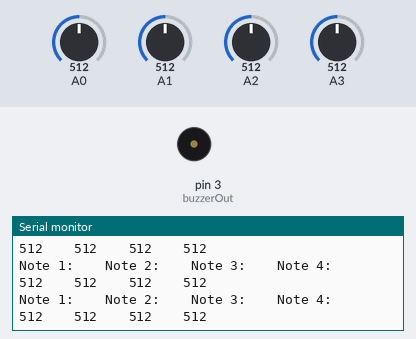
This sketch was run on a simulated Arduino Uno, built with avr-gcc and run on an emulated ATmega328P. On the bench: buzzer (waves = sounding, pin HIGH), the last lines printed to the serial monitor. Inputs (shaded band) come from the test bench; at power-on: A0 = 512, A1 = 512, A2 = 512, A3 = 512.

Above: at 1.2 s.
1.3 s: A0 set to 106
At 2.1 s:
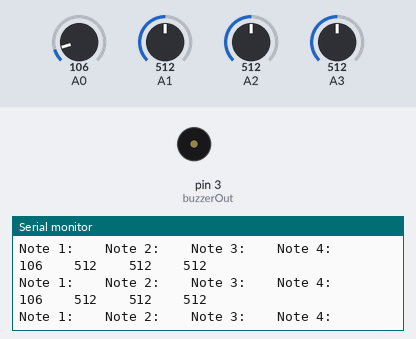
4.3 s: A0 set to 91
At 4.9 s:
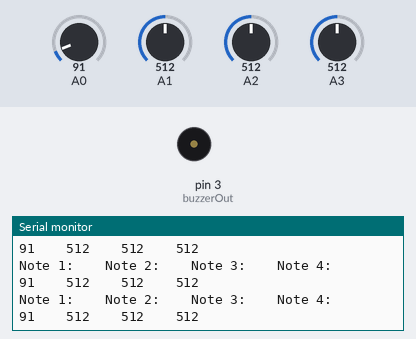
5.8 s: A1 set to 107
At 6.6 s:
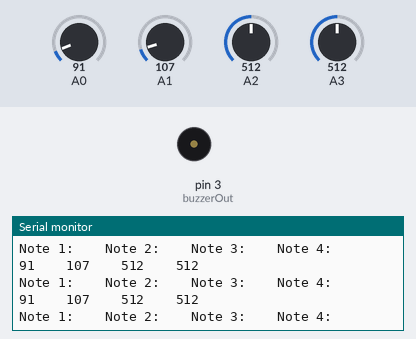
8.8 s: A1 set to 95
At 9.8 s:
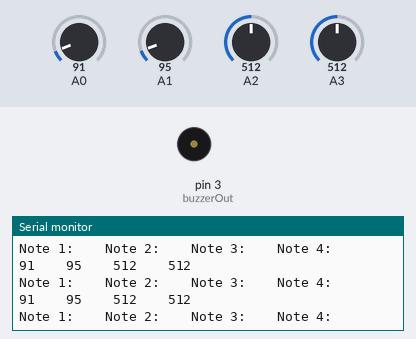
Timing chart, 0 to 11.8 s (numbered marks = the images above; inputs shaded):
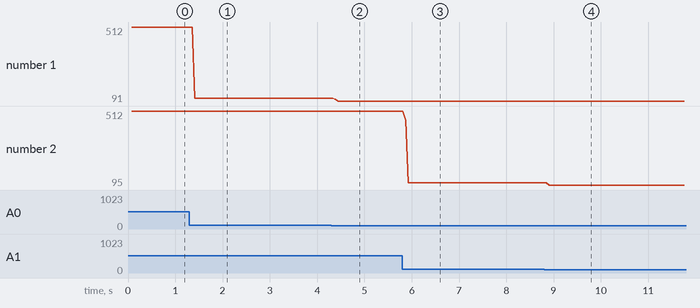

The sketch:

finger-tunes.ino
```cpp
/* ♥ ♥ ♥ ♥ ♥ ♥ ♥ ♥ ♥ ♥ ♥ ♥ ♥ ♥ ♥ ♥ ♥ ♥ ♥ ♥
♥
♥         @author ovictoraurelio
♥         @github http://github.com/ovictoraurelio
♥         @website http://victoraurelio.com
♥
♥ ♥ ♥ ♥ ♥ ♥ ♥ ♥ ♥ ♥ ♥ ♥ ♥ ♥ ♥ ♥ ♥ ♥ ♥ ♥ */

#define NOTE_B0  31
#define NOTE_C1  33
#define NOTE_CS1 35
#define NOTE_D1  37
#define NOTE_DS1 39
#define NOTE_E1  41
#define NOTE_F1  44
#define NOTE_FS1 46
#define NOTE_G1  49
#define NOTE_GS1 52
#define NOTE_A1  55
#define NOTE_AS1 58
#define NOTE_B1  62
#define NOTE_C2  65
#define NOTE_CS2 69
#define NOTE_D2  73
#define NOTE_DS2 78
#define NOTE_E2  82
#define NOTE_F2  87
#define NOTE_FS2 93
#define NOTE_G2  98
#define NOTE_GS2 104
#define NOTE_A2  110
#define NOTE_AS2 117
#define NOTE_B2  123
#define NOTE_C3  131
#define NOTE_CS3 139
#define NOTE_D3  147
#define NOTE_DS3 156
#define NOTE_E3  165
#define NOTE_F3  175
#define NOTE_FS3 185
#define NOTE_G3  196
#define NOTE_GS3 208
#define NOTE_A3  220
#define NOTE_AS3 233
#define NOTE_B3  247
#define NOTE_C4  262
#define NOTE_CS4 277
#define NOTE_D4  294
#define NOTE_DS4 311
#define NOTE_E4  330
#define NOTE_F4  349
#define NOTE_FS4 370
#define NOTE_G4  392
#define NOTE_GS4 415
#define NOTE_A4  440
#define NOTE_AS4 466
#define NOTE_B4  494
#define NOTE_C5  523
#define NOTE_CS5 554
#define NOTE_D5  587
#define NOTE_DS5 622
#define NOTE_E5  659
#define NOTE_F5  698
#define NOTE_FS5 740
#define NOTE_G5  784
#define NOTE_GS5 831
#define NOTE_A5  880
#define NOTE_AS5 932
#define NOTE_B5  988
#define NOTE_C6  1047
#define NOTE_CS6 1109
#define NOTE_D6  1175
#define NOTE_DS6 1245
#define NOTE_E6  1319
#define NOTE_F6  1397
#define NOTE_FS6 1480
#define NOTE_G6  1568
#define NOTE_GS6 1661
#define NOTE_A6  1760
#define NOTE_AS6 1865
#define NOTE_B6  1976
#define NOTE_C7  2093
#define NOTE_CS7 2217
#define NOTE_D7  2349
#define NOTE_DS7 2489
#define NOTE_E7  2637
#define NOTE_F7  2794
#define NOTE_FS7 2960
#define NOTE_G7  3136
#define NOTE_GS7 3322
#define NOTE_A7  3520
#define NOTE_AS7 3729
#define NOTE_B7  3951
#define NOTE_C8  4186
#define NOTE_CS8 4435
#define NOTE_D8  4699
#define NOTE_DS8 4978


#define TUNE_PLAY 0
#define buzzerOut 3

int lock, i;
int input[8];
int sample[8];
int note[8];

void setup () {
  Serial.begin(9600);
  lock = 0;


  // Buzzer
  pinMode (buzzerOut, OUTPUT);

  input[0] = A0;
  input[1] = A1;
  input[2] = A2;
  input[3] = A3;


  // Initialize the digital pin as an output.
  // Entradas
  pinMode(input[0], INPUT);
  pinMode(input[1], INPUT);
  pinMode(input[2], INPUT);
  pinMode(input[3], INPUT);
}
void loop () {

  sample[0] = sample[1] = sample[2] = sample[3] = 0;

  for(i=0; i<32; i++){
    sample[i%4] += analogRead(input[i%4]);
    delay(1.5);
  }

  for(i=0; i<4; i++){
    note[i] = sample[i] / 8;
  }

  for(i=0; i<4; i++){
    playNote(i);
  }

  Serial.println("Note 1:\t\tNote 2:\t\tNote 3:\t\tNote 4:");
  Serial.print(note[0]);
  Serial.print("\t\t");
  Serial.print(note[1]);
  Serial.print("\t\t");
  Serial.print(note[2]);
  Serial.print("\t\t");
  Serial.println(note[3]);

}

void playNote(int index){
  /*if(note[index] <= TUNE_PLAY){
    Serial.println(index+1);
  }*/
  if(note[0] <= TUNE_PLAY){
    callBuzz(buzzerOut, NOTE_C5, 900/12);
  }

  if(note[1] <= TUNE_PLAY){
    callBuzz(buzzerOut, NOTE_A3, 900/12);
  }

  if(note[2] <= TUNE_PLAY){
    callBuzz(buzzerOut, NOTE_G7, 900/12);
  }

  if(note[3] <= TUNE_PLAY){
    callBuzz(buzzerOut, NOTE_D8, 900/12);
  }
}

void callBuzz(int a, long b, long c){
  buzz(a, b, c);
  lock = 1;
}

void buzz(int targetPin, long frequency, long length) {
  digitalWrite(13, HIGH);
  long delayValue = 1000000 / frequency / 2; // calculate the delay value between transitions
  //// 1 second's worth of microseconds, divided by the frequency, then split in half since
  //// there are two phases to each cycle
  long numCycles = frequency * length / 1000; // calculate the number of cycles for proper timing
  //// multiply frequency, which is really cycles per second, by the number of seconds to
  //// get the total number of cycles to produce
  for (long i = 0; i < numCycles; i++) { // for the calculated length of time...
    digitalWrite(targetPin, HIGH); // write the buzzer pin high to push out the diaphram
    delayMicroseconds(delayValue); // wait for the calculated delay value
    digitalWrite(targetPin, LOW); // write the buzzer pin low to pull back the diaphram
    delayMicroseconds(delayValue); // wait again or the calculated delay value
  }
  digitalWrite(13, LOW);

}
```

Measured:
- the behaviour switches between 100 and 99 on A0 (found by bisection; images 1 and 2)
- after the input at 1.3 s, the serial monitor: prints a new line after 0.11 s (image 1)
- after the input at 4.3 s, the serial monitor: prints a new line after 0.08 s (image 2)
- after the input at 5.8 s, the serial monitor: prints a new line after 0.07 s (image 3)
- after the input at 8.8 s, the serial monitor: prints a new line after 0.10 s (image 4)
- plotted number 1: 512 → 106 after the input at 1.3 s, 106 → 91 after the input at 4.3 s
- plotted number 2: 512 → 107 after the input at 5.8 s, 107 → 95 after the input at 8.8 s
